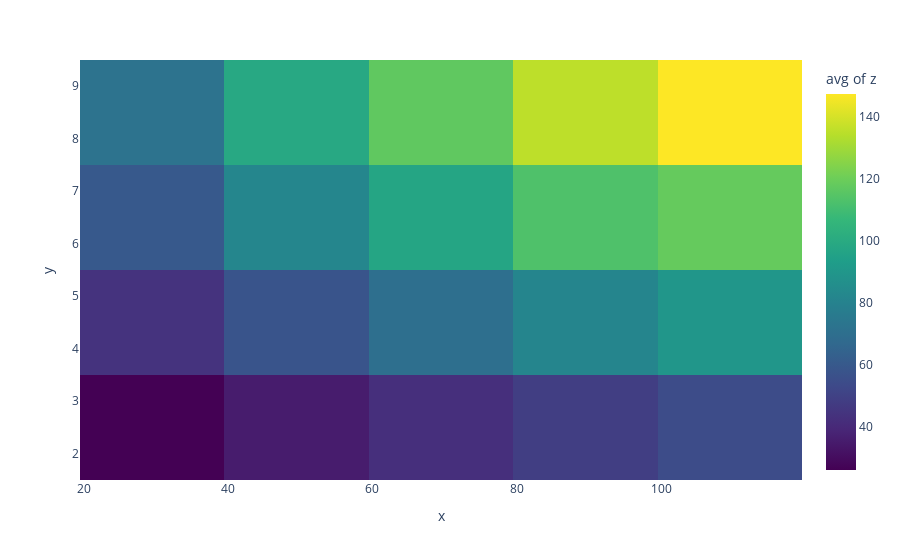

Notebook code cell kept with this figure:
### Code cell
import plotly.express as px

# dimensions
dots_x = [k[1] for k,v in grid.items()]
dots_y = [k[0] for k,v in grid.items()]
dots_color = [v['banker']['sd'] for v in grid.values()]

fig = px.density_heatmap(x=dots_x, y=dots_y, z=dots_color, histfunc='avg', color_continuous_scale='Viridis')
fig.show()

### Figure 1 — Plotly figure (JSON) as saved in the notebook; plotly's stock layout.template omitted (floating-point values rounded to 4 significant figures)
{"data": [{"coloraxis": "coloraxis", "histfunc": "avg", "hovertemplate": "x=%{x}<br>y=%{y}<br>avg of z=%{z}<extra></extra>", "name": "", "type": "histogram2d", "x": [20, 30, 40, 50, 60, 70, 80, 90, 100, 20, 30, 40, 50, 60, 70, 80, 90, 100, 20, 30, 40, 50, 60, 70, 80, 90, 100, 20, 30, 40, 50, 60, 70, 80, 90, 100, 20, 30, 40, 50, 60, 70, 80, 90, 100, 20, 30, 40, 50, 60, 70, 80, 90, 100, 20, 30, 40, 50, 60, 70, 80, 90, 100], "xaxis": "x", "xbingroup": "x", "y": [2, 2, 2, 2, 2, 2, 2, 2, 2, 3, 3, 3, 3, 3, 3, 3, 3, 3, 4, 4, 4, 4, 4, 4, 4, 4, 4, 5, 5, 5, 5, 5, 5, 5, 5, 5, 6, 6, 6, 6, 6, 6, 6, 6, 6, 7, 7, 7, 7, 7, 7, 7, 7, 7, 8, 8, 8, 8, 8, 8, 8, 8, 8], "yaxis": "y", "ybingroup": "y", "z": [19.16, 24.11, 26.46, 31.0, 34.35, 36.09, 38.77, 41.08, 44.39, 27.88, 33.23, 38.47, 45.28, 47.16, 52.62, 56.85, 57.59, 63.95, 34.25, 43.77, 50.12, 52.82, 59.65, 68.07, 71.86, 75.75, 82.73, 43.77, 54.7, 61.5, 66.72, 73.34, 79.45, 86.02, 93.01, 96.44, 49.59, 60.52, 72.9, 79.01, 87.64, 94.24, 106.2, 111.0, 106.8, 58.49, 71.57, 83.19, 91.9, 100.2, 107.6, 113.8, 121.2, 129.8, 64.36, 79.7, 92.48, 105.1, 112.7, 121.4, 134.4, 136.4, 147.4]}], "layout": {"coloraxis": {"colorbar": {"title": {"text": "avg of z"}}, "colorscale": [[0, "#440154"], [0.1111, "#482878"], [0.2222, "#3e4989"], [0.3333, "#31688e"], [0.4444, "#26828e"], [0.5556, "#1f9e89"], [0.6667, "#35b779"], [0.7778, "#6ece58"], [0.8889, "#b5de2b"], [1, "#fde725"]]}, "legend": {"tracegroupgap": 0}, "margin": {"t": 60}, "xaxis": {"anchor": "y", "domain": [0, 1], "title": {"text": "x"}}, "yaxis": {"anchor": "x", "domain": [0, 1], "title": {"text": "y"}}}}
